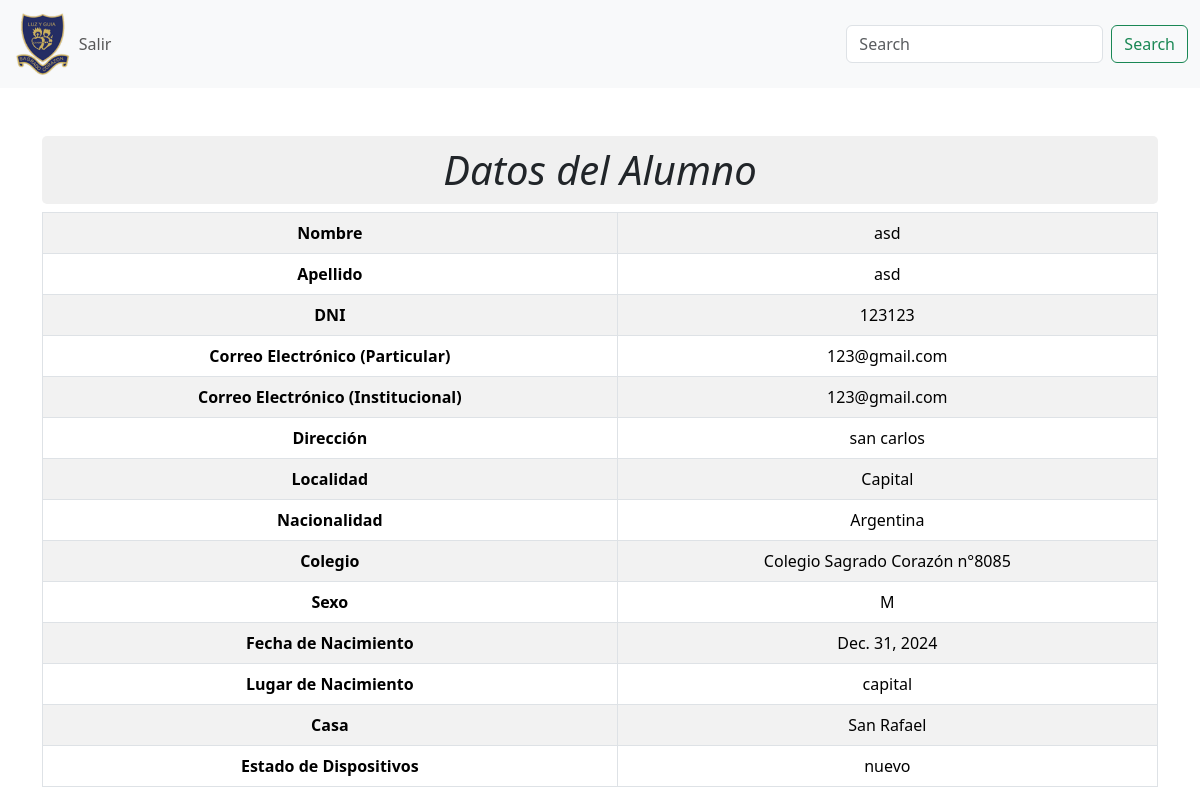
/mostraralumnofamilia/14/, run on an earlier commit of the app's database.
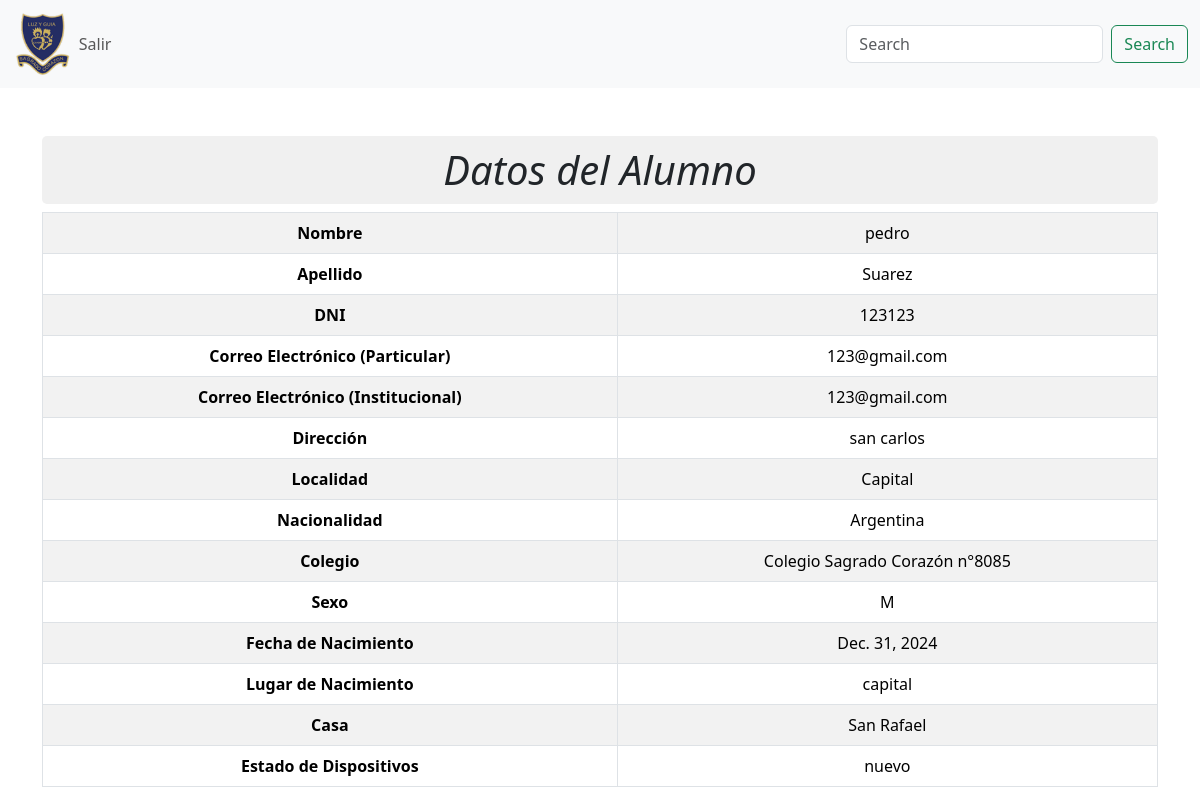
And on a later commit of the database.
### colegio/models.py (models this page shows, shortened)
class Alumnos(models.Model):
    id_alumno = models.AutoField(primary_key=True)
    id_familia =models.ForeignKey(Familias, verbose_name='Apellido de la Familia', on_delete=models.CASCADE)
    Nombre = models.CharField(max_length=50)
    Apellido = models.CharField(max_length=50)
    DNI = models.CharField(max_length=10)
    Correo_Electronico_Particular = models.EmailField(max_length=254, blank=True)
    Correo_Electronico_Institucional = models.EmailField(max_length=254, blank=True)
    Direccion = models.CharField(max_length=100)
    Localidad = models.ForeignKey(Localidad,on_delete=models.CASCADE)
    Nacionalidad = models.ForeignKey(Nacionalidad,on_delete=models.CASCADE)
    Colegio = models.ForeignKey(Colegio,on_delete=models.CASCADE)
    Sexo = models.ForeignKey(Sexo,on_delete=models.CASCADE)
    Fecha_de_Nacimiento = models.DateField()
    Lugar_de_nacimiento = models.CharField(max_length=100)
    Casas = models.ForeignKey(Casas,on_delete=models.CASCADE)
    estado_dispositivos = models.CharField(max_length=50)
    fecha_creacion = models.DateTimeField(default=timezone.now)
    fecha_modificacion = models.DateTimeField( default=timezone.now)

class Localidad(models.Model):
    id_localidad = models.AutoField(primary_key=True)
    descripcion = models.CharField(max_length=255, default="Capital")
    def __str__(self):
        return self.descripcion

class Nacionalidad(models.Model):
    id_nacionalidad = models.AutoField(primary_key=True)
    descripcion = models.CharField(max_length=255, default="Argentina")
    def __str__(self):
        return self.descripcion

class Colegio(models.Model):
    id_colegio = models.AutoField(primary_key=True)
    descripcion = models.CharField(max_length=255)
    def __str__(self):
        return self.descripcion

class Sexo(models.Model):
    id_sexo = models.AutoField(primary_key=True)
    descripcion = models.CharField(max_length=255, default="M")
    def __str__(self):
        return self.descripcion

class Casas(models.Model):
    id_casas = models.AutoField(primary_key=True)
    descripcion = models.CharField(max_length=255)
    def __str__(self):
        return self.descripcion

### colegio/views.py (the view)
# urls.py: path('mostraralumnofamilia/<int:id_alumno>/', views.mostraralumnofamilia, name='mostraralumnofamilia'), # VER MATRICULAS
def mostraralumnofamilia(request, id_alumno):
    alumno = get_object_or_404(Alumnos, pk=id_alumno)
    familia = alumno.id_familia
    context = {
        'alumno': alumno,
    }
    return render(request, 'mostraralumnofamilia.html', context)

### templates/mostraralumnofamilia.html (shortened to what this page needs)
{% extends "basehome.html" %}
{% block content %}
<div class="container mt-5">
    <div class="title-block">
        <h1 class="text-center" style="font-style: italic; background-color: #f0f0f0; padding: 10px; border-radius: 5px;">Datos del Alumno</h1>
    </div>
    <div class="row">
        <div class="col-md-12">
            <div class="table-container">
                <table class="table table-striped table-bordered text-center" style="width: 100%;">
                    <tbody>
                        <tr>
                            <th scope="row">Nombre</th>
                            <td>{{ alumno.Nombre }}</td>
                        </tr>
                        <tr>
                            <th scope="row">Apellido</th>
                            <td>{{ alumno.Apellido }}</td>
                        </tr>
                        <tr>
                            <th scope="row">DNI</th>
                            <td>{{ alumno.DNI }}</td>
                        </tr>
                        <tr>
                            <th scope="row">Correo Electrónico (Particular)</th>
                            <td>{{ alumno.Correo_Electronico_Particular }}</td>
                        </tr>
                        <tr>
                            <th scope="row">Correo Electrónico (Institucional)</th>
                            <td>{{ alumno.Correo_Electronico_Institucional }}</td>
                        </tr>
                        <tr>
                            <th scope="row">Dirección</th>
                            <td>{{ alumno.Direccion }}</td>
                        </tr>
                        <tr>
                            <th scope="row">Localidad</th>
                            <td>{{ alumno.Localidad }}</td>
                        </tr>
                        <tr>
                            <th scope="row">Nacionalidad</th>
                            <td>{{ alumno.Nacionalidad }}</td>
                        </tr>
                        <tr>
                            <th scope="row">Colegio</th>
                            <td>{{ alumno.Colegio }}</td>
                        </tr>
                        <tr>
                            <th scope="row">Sexo</th>
                            <td>{{ alumno.Sexo }}</td>
                        </tr>
                        <tr>
                            <th scope="row">Fecha de Nacimiento</th>
                            <td>{{ alumno.Fecha_de_Nacimiento }}</td>
                        </tr>
                        <tr>
                            <th scope="row">Lugar de Nacimiento</th>
                            <td>{{ alumno.Lugar_de_nacimiento }}</td>
                        </tr>
                        <tr>
                            <th scope="row">Casa</th>
                            <td>{{ alumno.Casas }}</td>
                        </tr>
                        <tr>
                            <th scope="row">Estado de Dispositivos</th>
                            <td>{{ alumno.estado_dispositivos }}</td>
                        </tr>
                    </tbody>
                </table>
            </div>
        </div>
    </div>
</div>
{% endblock %}

What changed in the data, as far as the page shows it:
changed Alumnos "123@gmail.com": Nombre "asd" → "pedro"; Apellido "asd" → "Suarez"
